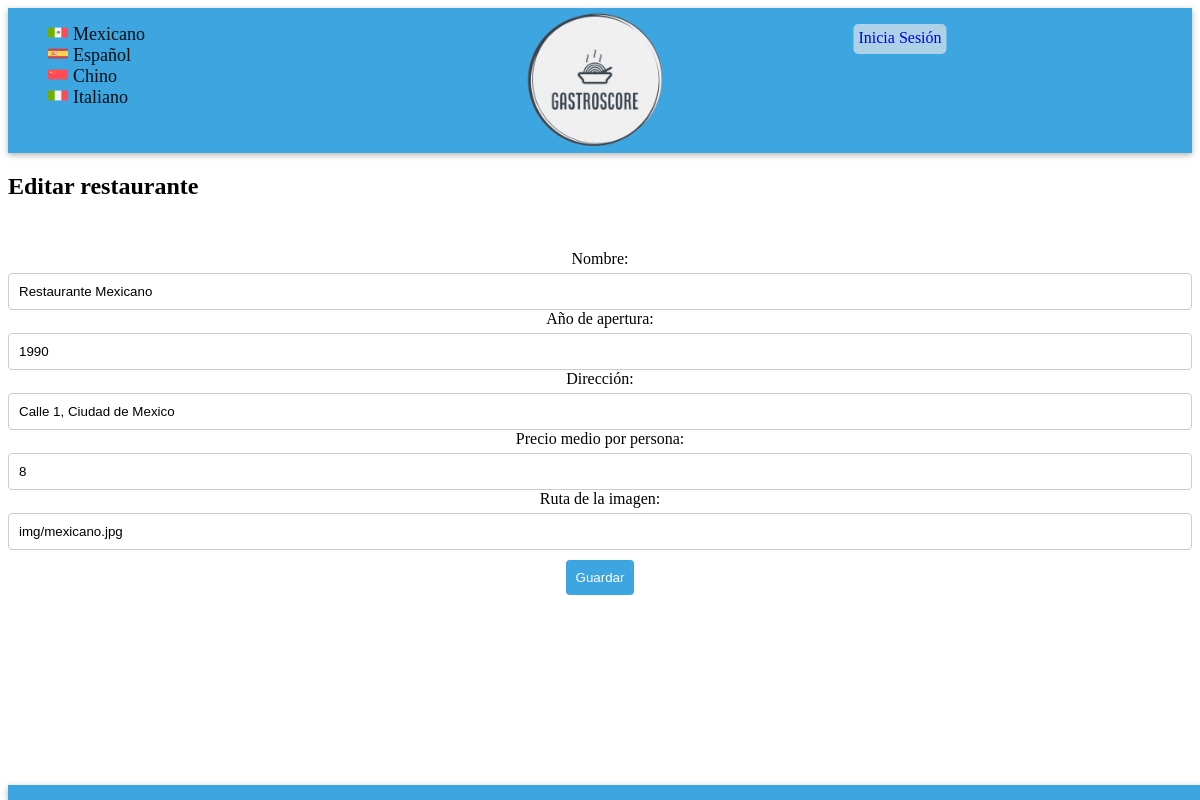
The page /editarRestaurante.php?id_rest=1 on the database its author committed.
### tables this page shows
CREATE TABLE IF NOT EXISTS `Restaurantes` (
  `id_rest` INT (11) NOT NULL AUTO_INCREMENT,
  `nombre` varchar(50) NOT NULL,
  `apertura` INT (5) NOT NULL,
  `precio` INT (5) NOT NULL,
  `direccion` varchar(100) NOT NULL,
  `imagen` varchar(50) NOT NULL,
  PRIMARY KEY (`id_rest`)
);

### includes/src/Restaurante.php (called while the page is built, shortened)
<?php
class Restaurante {
    private $nombre;
    private $apertura;
    private $direccion;
    private $imagen;
    private function __construct($nombre, $apertura, $precio, $direccion, $imagen) {
        $uuid = uniqid();
        $this->nombre = $nombre;
        $this->apertura = $apertura;
        $this->precio = $precio;
        $this->direccion = $direccion;
        $this->imagen = $imagen;
    }
    public function getNombre() {
        return $this->nombre;
    }
    public function getApertura() {
        return $this->apertura;
    }
    public function getDireccion() {
        return $this->direccion;
    }
    public function getImagen() {
        return $this->imagen;
    }
    public function getPrecio() {
        return $this->precio;
    }
    public static function getRestaurantePorId($id_rest) {
        $conn = Aplicacion::getInstance()->getConexionBd();
        $query = sprintf("SELECT * FROM Restaurantes WHERE id_rest = '%s'", $conn->real_escape_string($id_rest));
        $result = $conn->query($query);
        $restaurante = false;
        if ($result) {
            if ($result->num_rows == 1) {
                $row = $result->fetch_assoc();
                $restaurante = new Restaurante($row['nombre'], $row['apertura'], $row['precio'],$row['direccion'], $row['imagen']);
            }
        } else {
            error_log("Error al consultar en la BD: " . $conn->error);
        }
        return $restaurante;
    }
}

### editarRestaurante.php (the view, shortened to what this page needs)
<?php
require_once 'includes/src/Restaurante.php';
$idRest = $_GET['id_rest'];
$restaurante = Restaurante::getRestaurantePorId($idRest);
$contenidoPrincipal = "
<h1>Editar restaurante</h1>
    <form action='' method='POST' id='form-edita'>
        <label for='nombre'>Nombre:</label>
        <input type='text2' name='nombre' value='{$restaurante->getNombre()}' required>
        <label for='apertura'>Año de apertura:</label>
        <input type='number2' name='apertura' value='{$restaurante->getApertura()}' required>
        <label for='direccion'>Dirección:</label>
        <input type='text2' name='direccion' value='{$restaurante->getDireccion()}' required>
        <label for='precio'>Precio medio por persona:</label>
        <input type='number2' name='precio' value='{$restaurante->getPrecio()}' required>
        <label for='imagen'>Ruta de la imagen:</label>
        <input type='text2' name='imagen' value='{$restaurante->getImagen()}' required>
        <input type='submit' name='submit' value='Guardar'>
        </div>
    </form>
";
require_once 'includes/src/vistas/plantillas/plantilla.php';
?>

### css/estilo.css (style rules this page uses)
form { margin-top: 50px; text-align: center; }
label { display: block; margin-bottom: 5px; }
input[type="text2"], input[type="number2"] { width: 100%; padding: 10px; border: 1px solid #ccc; border-radius: 4px; box-sizing: border-box; }
input[type="submit"] { background-color: #3da5e0; color: white; padding: 10px 10px; border: none; border-radius: 4px; cursor: pointer; margin-top: 10px; text-align: center; }

### rows shown on the page
restaurantes: nombre "Restaurante Mexicano", apertura "1990", direccion "Calle 1, Ciudad de Mexico", precio "8", imagen "img/mexicano.jpg"
